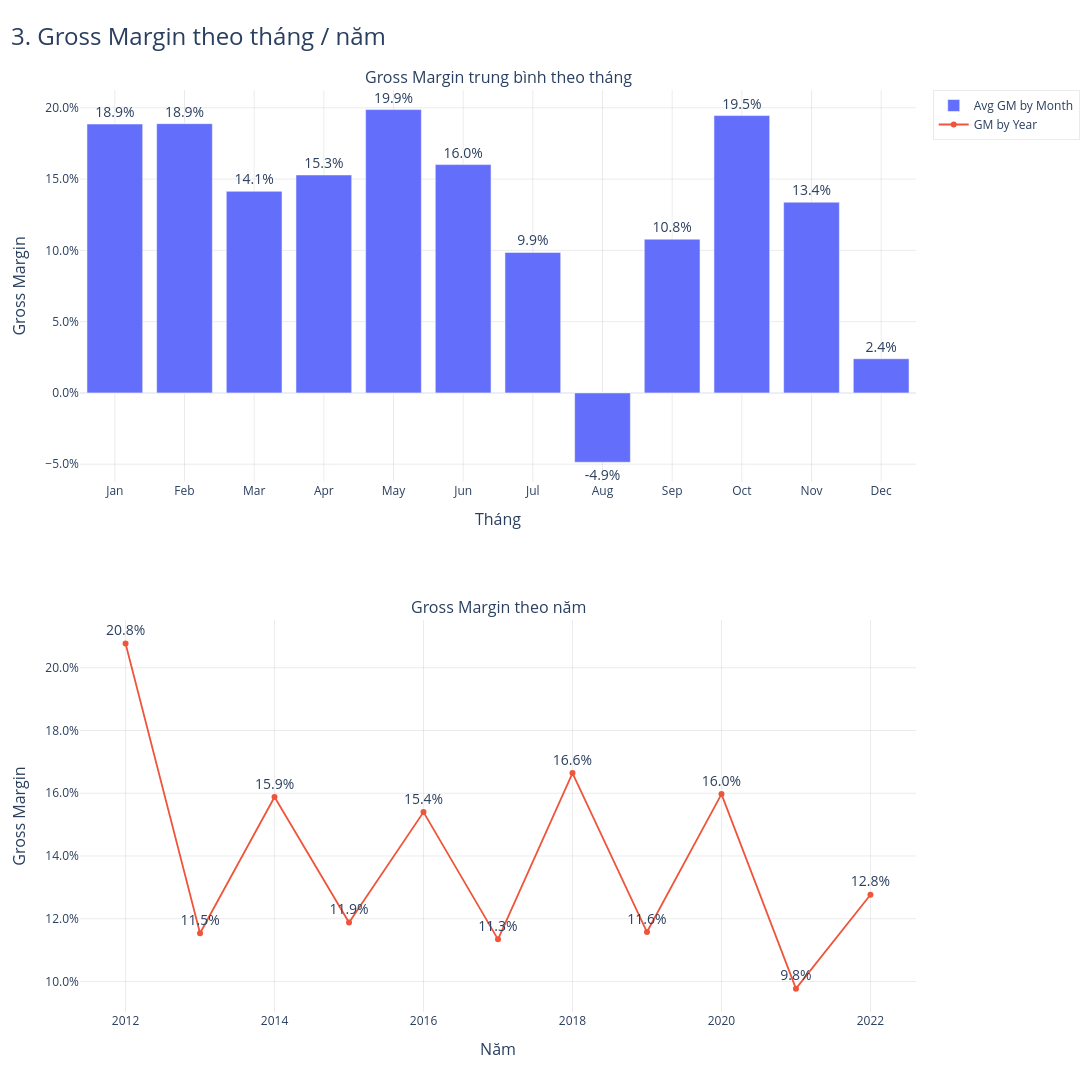

Notebook code for this chart:
### Markdown cell above
## 3) Gross Margin theo tháng / năm

### Code cell
gm_month = (
    sales_monthly.groupby("month", as_index=False)["Gross_Margin"]
    .mean()
    .sort_values("month")
)
gm_month["month_name"] = gm_month["month"].map(MONTH_NAME_MAP)

gm_year = (
    sales_daily.groupby("year", as_index=False)[["Revenue", "Gross_Profit"]]
    .sum()
)
gm_year["Gross_Margin"] = np.where(gm_year["Revenue"].ne(0), gm_year["Gross_Profit"] / gm_year["Revenue"], np.nan)

fig = make_subplots(
    rows=2, cols=1,
    vertical_spacing=0.15,
    subplot_titles=("Gross Margin trung bình theo tháng", "Gross Margin theo năm")
)

fig.add_trace(
    go.Bar(
        x=gm_month["month_name"], y=gm_month["Gross_Margin"],
        text=gm_month["Gross_Margin"].map(lambda x: f"{x:.1%}"),
        textposition="outside",
        name="Avg GM by Month"
    ),
    row=1, col=1
)

fig.add_trace(
    go.Scatter(
        x=gm_year["year"], y=gm_year["Gross_Margin"],
        mode="lines+markers+text",
        text=gm_year["Gross_Margin"].map(lambda x: f"{x:.1%}"),
        textposition="top center",
        name="GM by Year",
        line=dict(width=MEDIUM_LINE),
        marker=dict(size=6),
        hovertemplate="Year: %{x}<br>Gross Margin: %{y:.2%}<extra></extra>"
    ),
    row=2, col=1
)

fig.update_yaxes(title_text="Gross Margin", tickformat=".1%", row=1, col=1)
fig.update_yaxes(title_text="Gross Margin", tickformat=".1%", row=2, col=1)
fig.update_xaxes(title_text="Tháng", row=1, col=1)
fig.update_xaxes(title_text="Năm", row=2, col=1)

style_figure(fig, "3. Gross Margin theo tháng / năm", height=1100)
fig.show()

### Figure 1 — Plotly figure (JSON) as saved in the notebook; plotly's stock layout.template omitted (floating-point values rounded to 4 significant figures)
{"data": [{"name": "Avg GM by Month", "text": ["18.9%", "18.9%", "14.1%", "15.3%", "19.9%", "16.0%", "9.9%", "-4.9%", "10.8%", "19.5%", "13.4%", "2.4%"], "textposition": "outside", "type": "bar", "x": ["Jan", "Feb", "Mar", "Apr", "May", "Jun", "Jul", "Aug", "Sep", "Oct", "Nov", "Dec"], "xaxis": "x", "y": [0.1886, 0.1889, 0.1414, 0.1529, 0.1987, 0.1602, 0.09858, -0.04863, 0.1078, 0.1945, 0.1338, 0.02396], "yaxis": "y"}, {"hovertemplate": "Year: %{x}<br>Gross Margin: %{y:.2%}<extra></extra>", "line": {"width": 1.8}, "marker": {"size": 6}, "mode": "lines+markers+text", "name": "GM by Year", "text": ["20.8%", "11.5%", "15.9%", "11.9%", "15.4%", "11.3%", "16.6%", "11.6%", "16.0%", "9.8%", "12.8%"], "textposition": "top center", "type": "scatter", "x": [2012, 2013, 2014, 2015, 2016, 2017, 2018, 2019, 2020, 2021, 2022], "xaxis": "x2", "y": [0.2077, 0.1154, 0.1588, 0.1188, 0.154, 0.1134, 0.1664, 0.1158, 0.1597, 0.0977, 0.1277], "yaxis": "y2"}], "layout": {"annotations": [{"font": {"size": 16}, "showarrow": false, "text": "Gross Margin trung bình theo tháng", "x": 0.5, "xanchor": "center", "xref": "paper", "y": 1, "yanchor": "bottom", "yref": "paper"}, {"font": {"size": 16}, "showarrow": false, "text": "Gross Margin theo năm", "x": 0.5, "xanchor": "center", "xref": "paper", "y": 0.425, "yanchor": "bottom", "yref": "paper"}], "font": {"size": 14}, "height": 1100, "hoverlabel": {"font": {"size": 13}}, "hovermode": "x unified", "legend": {"bgcolor": "rgba(255,255,255,0.85)", "bordercolor": "rgba(0,0,0,0.08)", "borderwidth": 1, "font": {"size": 12}, "orientation": "v", "x": 1.02, "xanchor": "left", "y": 1, "yanchor": "top"}, "margin": {"b": 80, "l": 80, "r": 170, "t": 90}, "title": {"font": {"size": 24}, "text": "3. Gross Margin theo tháng / năm", "x": 0.01, "xanchor": "left"}, "width": 1500, "xaxis": {"anchor": "y", "automargin": true, "domain": [0, 1], "gridcolor": "rgba(0,0,0,0.08)", "showgrid": true, "tickfont": {"size": 12}, "title": {"font": {"size": 16}, "text": "Tháng"}}, "xaxis2": {"anchor": "y2", "automargin": true, "domain": [0, 1], "gridcolor": "rgba(0,0,0,0.08)", "showgrid": true, "tickfont": {"size": 12}, "title": {"font": {"size": 16}, "text": "Năm"}}, "yaxis": {"anchor": "x", "automargin": true, "domain": [0.575, 1], "gridcolor": "rgba(0,0,0,0.08)", "separatethousands": true, "showgrid": true, "tickfont": {"size": 12}, "tickformat": ".1%", "title": {"font": {"size": 16}, "text": "Gross Margin"}}, "yaxis2": {"anchor": "x2", "automargin": true, "domain": [0, 0.425], "gridcolor": "rgba(0,0,0,0.08)", "separatethousands": true, "showgrid": true, "tickfont": {"size": 12}, "tickformat": ".1%", "title": {"font": {"size": 16}, "text": "Gross Margin"}}}}
